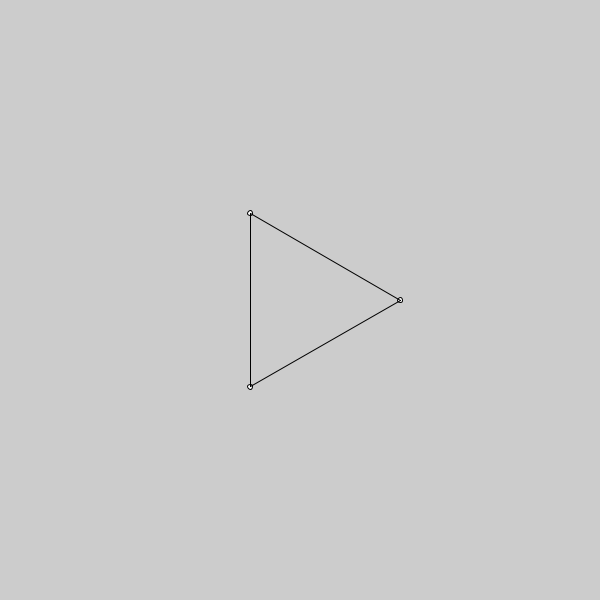
Frame 1 (no input)
Frame 60 (the mouse pressed at the canvas centre just before this capture): identical to frame 1, image omitted
Frame 120 (the mouse held since frame 60 and released just before this capture): identical to frame 1, image omitted

The Processing sketch that drew this single still picture (run headless with seeded random() and noise(); from frame 60 on, the mouse is pressed at the canvas centre):

// Processing sketch: SenoCoseno
// ── SenoCoseno.pde
float raio = 100;
int lados = 3;
void setup(){
  size(600,600);
  desenha_forma(raio,lados);
}

void draw(){
  
}

float p2cx(float r, float a){
  return r*cos(a);
}

float p2cy(float r, float a){
  return r*sin(a);
}
int x = 300, y = 300;
void desenha_forma(float raio, int lados){
  float ang = TWO_PI/lados;
  //ellipse(300,300,200,200);
  println("raio:", raio, "Númeor de lados da forma:", lados);
  println("Angulo entre as fatias: ",ang);
  for (int i = 0; i<lados; i++){
    println("Pontos polares:",raio, ang*i);
  }
  
  for (int i = 0; i<lados; i++){
    println("Pontos Cartesinos:",x+p2cx(raio,ang*i), y+p2cy(raio,ang*i));
  }
  
  for (int i = 0; i<lados; i++){
    ellipse(x+p2cx(raio,ang*i), y+p2cy(raio,ang*i),5,5);
  }
  
  for (int i = 0; i<lados; i++){
    line(x+p2cx(raio,ang*i), y+p2cy(raio,ang*i),x+p2cx(raio,ang*(i+1)), y+p2cy(raio,ang*(i+1)));
  }
  
}
